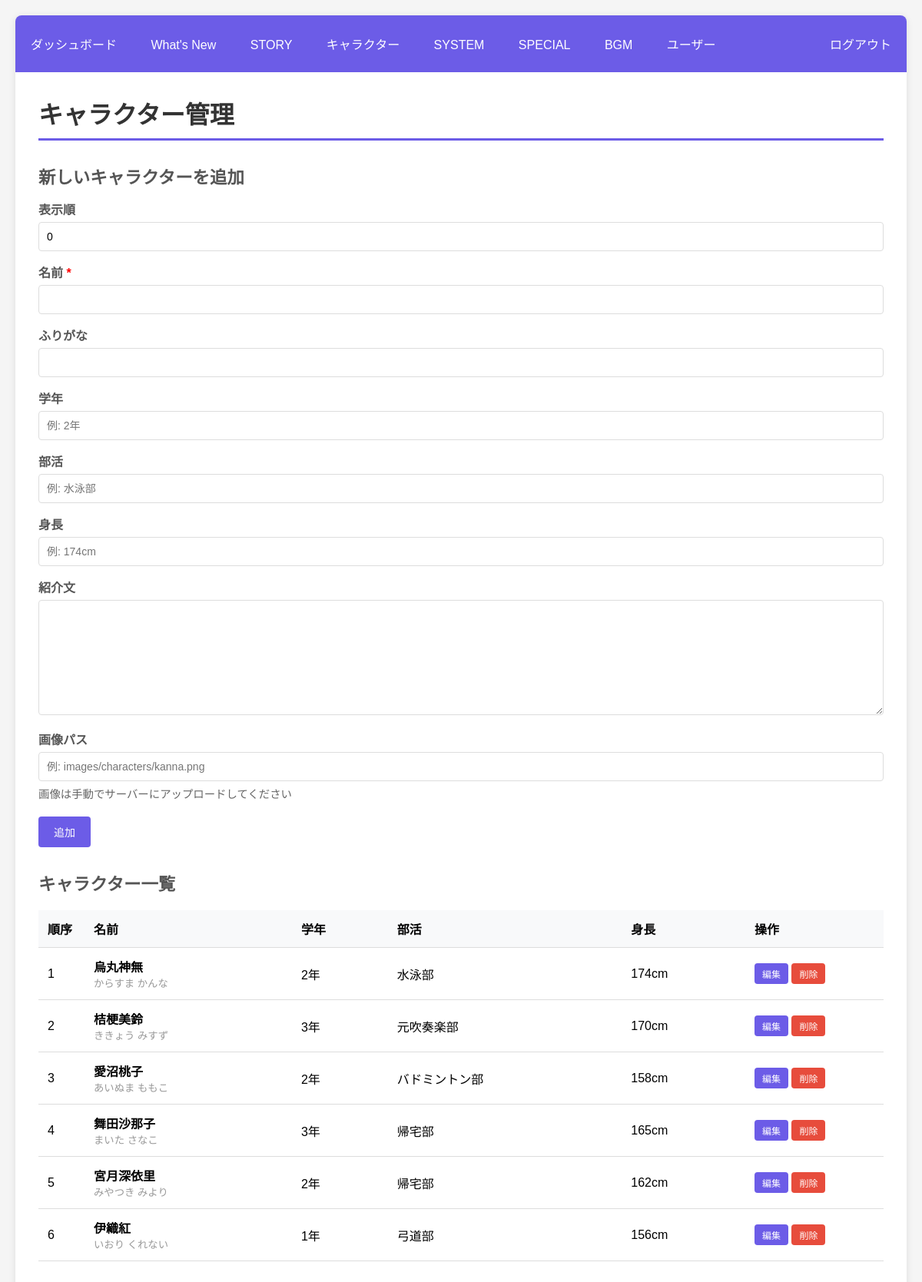
The page /admin/characters.php (signed in) on the database its author committed.
### tables this page shows
CREATE TABLE IF NOT EXISTS characters (
    id INT AUTO_INCREMENT PRIMARY KEY,
    sort_order INT DEFAULT 0,
    name VARCHAR(50) NOT NULL,
    name_kana VARCHAR(50) COMMENT 'ふりがな',
    grade VARCHAR(20) COMMENT '学年',
    club VARCHAR(50) COMMENT '部活',
    height VARCHAR(20) COMMENT '身長',
    description TEXT COMMENT '紹介文',
    image_path VARCHAR(255) COMMENT '画像パス',
    updated_at DATETIME DEFAULT CURRENT_TIMESTAMP ON UPDATE CURRENT_TIMESTAMP,
    INDEX idx_sort (sort_order)
);

### includes/db.php (called while the page is built, shortened)
<?php
class Database {
    private static $instance = null;
    private $connection;
    private function __construct() {
        try {
            $dsn = "mysql:host=" . DB_HOST . ";dbname=" . DB_NAME . ";charset=" . DB_CHARSET;
            $options = [
                PDO::ATTR_ERRMODE => PDO::ERRMODE_EXCEPTION,
                PDO::ATTR_DEFAULT_FETCH_MODE => PDO::FETCH_ASSOC,
                PDO::ATTR_EMULATE_PREPARES => false,
            ];
            $this->connection = new PDO($dsn, DB_USER, DB_PASS, $options);
        } catch (PDOException $e) {
            die('データベース接続エラー: ' . $e->getMessage());
        }
    }
    public static function getInstance() {
        if (self::$instance === null) {
            self::$instance = new self();
        }
        return self::$instance;
    }
    public function query($sql, $params = []) {
        try {
            $stmt = $this->connection->prepare($sql);
            $stmt->execute($params);
            return $stmt->fetchAll();
        } catch (PDOException $e) {
            error_log('Query Error: ' . $e->getMessage());
            return false;
        }
    }
}

### admin/characters.php (the view, shortened to what this page needs)
<?php
require_once __DIR__ . '/../includes/db.php';
require_once __DIR__ . '/../includes/functions.php';
$editChar = null;
$characters = getCharacters();
adminHeader('キャラクター管理');
?>
<h1>キャラクター管理</h1>
<h2><?php echo $editChar ? 'キャラクターを編集' : '新しいキャラクターを追加'; ?></h2>
<form method="POST">
    <label>表示順</label>
    <input type="number" name="sort_order" value="<?php echo $editChar ? h($editChar['sort_order']) : '0'; ?>" min="0">
    <label>名前 <span style="color: red;">*</span></label>
    <input type="text" name="name" value="<?php echo $editChar ? h($editChar['name']) : ''; ?>" required>
    <label>ふりがな</label>
    <input type="text" name="name_kana" value="<?php echo $editChar ? h($editChar['name_kana']) : ''; ?>">
    <label>学年</label>
    <input type="text" name="grade" value="<?php echo $editChar ? h($editChar['grade']) : ''; ?>" placeholder="例: 2年">
    <label>部活</label>
    <input type="text" name="club" value="<?php echo $editChar ? h($editChar['club']) : ''; ?>" placeholder="例: 水泳部">
    <label>身長</label>
    <input type="text" name="height" value="<?php echo $editChar ? h($editChar['height']) : ''; ?>" placeholder="例: 174cm">
    <label>紹介文</label>
    <textarea name="description" style="min-height: 150px;"><?php echo $editChar ? h($editChar['description']) : ''; ?></textarea>
    <label>画像パス</label>
    <input type="text" name="image_path" value="<?php echo $editChar ? h($editChar['image_path']) : ''; ?>" placeholder="例: images/characters/kanna.png">
    <p style="color: #666; font-size: 0.9em; margin: 5px 0;">画像は手動でサーバーにアップロードしてください</p>
    <div style="margin-top: 20px;">
        <button type="submit" class="btn"><?php echo $editChar ? '更新' : '追加'; ?></button>
    </div>
</form>
<h2>キャラクター一覧</h2>
<?php if (empty($characters)): ?>
    <p style="color: #999; padding: 20px; text-align: center;">まだキャラクターが登録されていません</p>
<?php else: ?>
    <table>
        <thead>
            <tr>
                <th style="width: 60px;">順序</th>
                <th>名前</th>
                <th>学年</th>
                <th>部活</th>
                <th>身長</th>
                <th style="width: 180px;">操作</th>
            </tr>
        </thead>
        <tbody>
            <?php foreach ($characters as $char): ?>
                <tr>
                    <td><?php echo h($char['sort_order']); ?></td>
                    <td>
                        <strong><?php echo h($char['name']); ?></strong>
                        <?php if ($char['name_kana']): ?>
                            <br><small style="color: #999;"><?php echo h($char['name_kana']); ?></small>
                        <?php endif; ?>
                    </td>
                    <td><?php echo h($char['grade']); ?></td>
                    <td><?php echo h($char['club']); ?></td>
                    <td><?php echo h($char['height']); ?></td>
                    <td>
                        <a href="?edit=<?php echo $char['id']; ?>" class="btn" style="font-size: 12px; padding: 5px 10px;">編集</a>
                        <a href="?delete=<?php echo $char['id']; ?>"
                           class="btn btn-danger"
                           style="font-size: 12px; padding: 5px 10px;"
                           onclick="return confirm('本当に削除しますか?')">削除</a>
                    </td>
                </tr>
            <?php endforeach; ?>
        </tbody>
    </table>
<?php endif; ?>
<?php adminFooter(); ?>

### includes/functions.php (shortened to what this page needs)
<?php
function h($str) {
    return htmlspecialchars($str, ENT_QUOTES, 'UTF-8');
}
function getCharacters() {
    $db = Database::getInstance();
    $sql = "SELECT * FROM characters ORDER BY sort_order ASC";
    return $db->query($sql);
}
function adminHeader($title = '') {
    ?>
    <!DOCTYPE html>
    <html lang="ja">
    <head>
    </head>
    <body>
        <div class="container">
            <nav>
                <a href="/admin/dashboard.php">ダッシュボード</a>
                <a href="/admin/news.php">What's New</a>
                <a href="/admin/story.php">STORY</a>
                <a href="/admin/characters.php">キャラクター</a>
                <a href="/admin/system.php">SYSTEM</a>
                <a href="/admin/special.php">SPECIAL</a>
                <a href="/admin/bgm.php">BGM</a>
                <a href="/admin/users.php">ユーザー</a>
                <a href="/admin/logout.php" style="float: right;">ログアウト</a>
            </nav>
    <?php
}
function adminFooter() {
    ?>
        </div>
    </body>
    </html>
    <?php
}

### includes/functions.php (style rules this page uses)
* { margin: 0; padding: 0; box-sizing: border-box; }
body { font-family: "Hiragino Kaku Gothic ProN", Meiryo, sans-serif; background: #f5f5f5; padding: 20px; }
.container { max-width: 1200px; margin: 0 auto; background: white; padding: 30px; border-radius: 8px; box-shadow: 0 2px 10px rgba(0,0,0,0.1); }
h1 { color: #333; margin-bottom: 20px; padding-bottom: 10px; border-bottom: 3px solid #6c5ce7; }
h2 { color: #555; margin: 30px 0 15px; font-size: 1.4em; }
nav { background: #6c5ce7; padding: 15px 0; margin: -30px -30px 30px -30px; border-radius: 8px 8px 0 0; }
nav a { color: white; text-decoration: none; padding: 10px 15px; margin: 0 5px; display: inline-block; border-radius: 4px; transition: background 0.3s; }
.btn { display: inline-block; padding: 10px 20px; background: #6c5ce7; color: white; text-decoration: none; border-radius: 4px; border: none; cursor: pointer; font-size: 14px; transition: background 0.3s; }
.btn-danger { background: #e74c3c; }
table { width: 100%; border-collapse: collapse; margin: 20px 0; }
table th, table td { padding: 12px; text-align: left; border-bottom: 1px solid #ddd; }
table th { background: #f8f9fa; font-weight: bold; }
form label { display: block; margin: 15px 0 5px; font-weight: bold; color: #555; }
form input[type="text"], form input[type="password"], form input[type="date"], form input[type="number"], form textarea, form select { width: 100%; padding: 10px; border: 1px solid #ddd; border-radius: 4px; font-size: 14px; }
form textarea { min-height: 200px; font-family: monospace; }

### rows shown on the page
characters: sort_order "1", name "烏丸神無", name_kana "からすま かんな", grade "2年", club "水泳部", height "174cm"
characters: sort_order "2", name "桔梗美鈴", name_kana "ききょう みすず", grade "3年", club "元吹奏楽部", height "170cm"
characters: sort_order "3", name "愛沼桃子", name_kana "あいぬま ももこ", grade "2年", club "バドミントン部", height "158cm"
characters: sort_order "4", name "舞田沙那子", name_kana "まいた さなこ", grade "3年", club "帰宅部", height "165cm"
characters: sort_order "5", name "宮月深依里", name_kana "みやつき みより", grade "2年", club "帰宅部", height "162cm"
characters: sort_order "6", name "伊織紅", name_kana "いおり くれない", grade "1年", club "弓道部", height "156cm"
